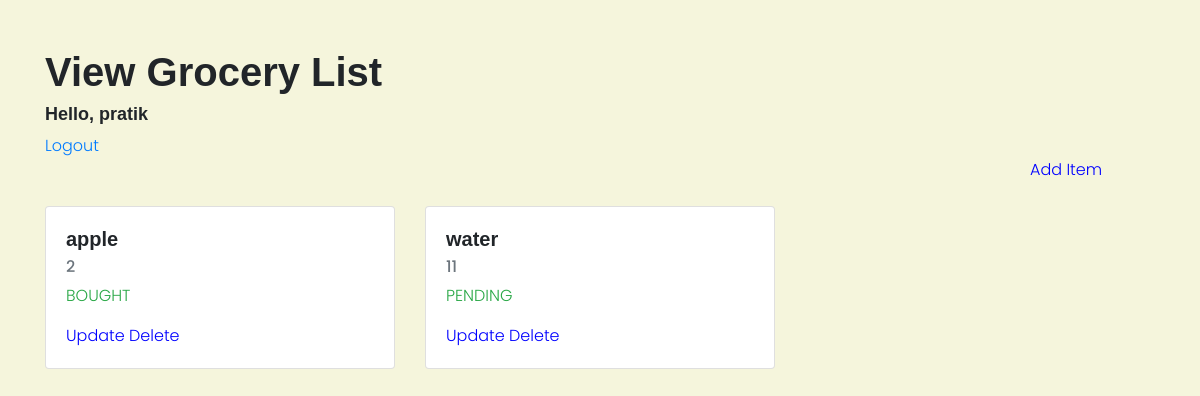
Screenshot of / (signed in) with the database file from the repository.
### grocery/models.py (models this page shows, shortened)
class addItem(models.Model):
    STATUS = (
        ('PENDING', 'PENDING'),
        ('BOUGHT', 'BOUGHT'),
        ('NOT AVAILABLE', 'NOT AVAILABLE')
    )
    user = models.ForeignKey(settings.AUTH_USER_MODEL, default='1',
                             on_delete=models.CASCADE)
    name = models.CharField(max_length=1000)
    quantity = models.CharField(max_length=1000)
    status = models.CharField(max_length=200, default='PENDING', choices=STATUS)
    date = models.DateField(auto_now=True, null=True)

### grocery/views.py (the view)
# urls.py: path('', views.index, name='index'),
@login_required(login_url='login')
def index(req):
    item = addItem.objects.all()
    item_user = item.filter(user=req.user)
    return render(req, 'index.html', {'items': item_user})

### templates/index.html (shortened to what this page needs)
<html>
    <head>
        <link rel="stylesheet" href="https://maxcdn.bootstrapcdn.com/bootstrap/4.4.1/css/bootstrap.min.css">
    </head>
    <body>
        <div class="container mt-5">
            <div class="row">
                <div class="col-lg-6">
                    <h1>View Grocery List</h1>
                    <h3 class="hello-msg">Hello, {{request.user}}</h3>
                    <a class="logout" href="{% url 'logout' %}">Logout</a>
                </div>
                <a href="{% url 'add' %}" class="add">Add Item</a>
            </div>
            <div class="row mt-4">
                {% for item in items%}
                <div class="col-lg-4">
                    <div class="card">
                        <div class="card-body">
                          <h5 class="card-title">{{item.name}}</h5>
                          <h6 class="card-subtitle mb-2 text-muted">{{item.quantity}}</h6>
                          <p class="text-success">{{item.status}}</p>
                            <a href="update/{{item.id}}" class="del">Update</a>
                            <a href="delete/{{item.id}}" class="del">Delete</a>
                        </div>
                      </div>
                </div>
                {% endfor %}
            </div>
        </div>
    </body>
</html>

### templates/index.html (style rules this page uses)
body { font-family: 'Poppins', sans-serif; font-weight: 300; background-color: beige; }
h1, h2, h3, h4, h5 { font-family: Arial, Helvetica, sans-serif; font-weight: 700; }
.del { text-align:right; border: none; background-color: white; color: blue; }
.add { border: none; background-color: beige; color: blue; margin-left:1000px; }
.hello-msg { font-size: 18px; background-color: beige; margin-right: 20px; }

### rows the page displays
addItem: name "apple", quantity "2", status "BOUGHT"
addItem: name "water", quantity "11", status "PENDING"

### other values shown
{{ request.user }} "pratik"
